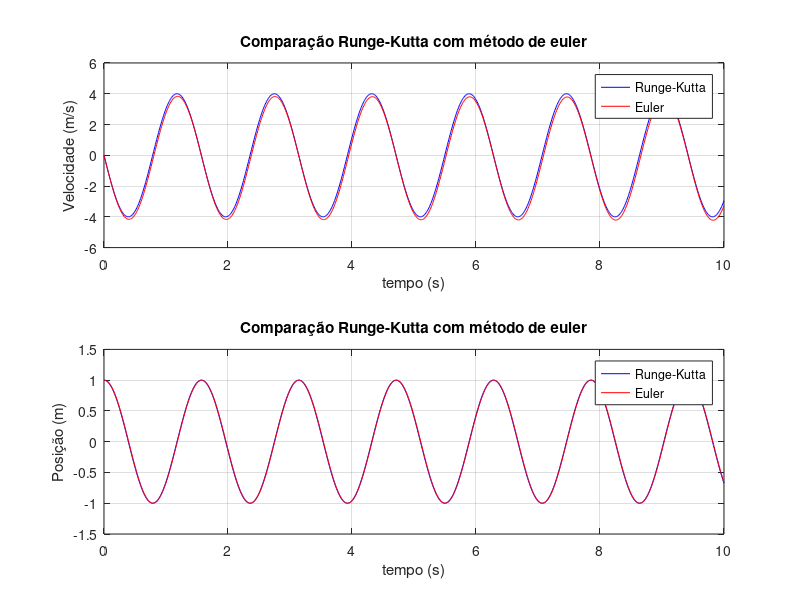
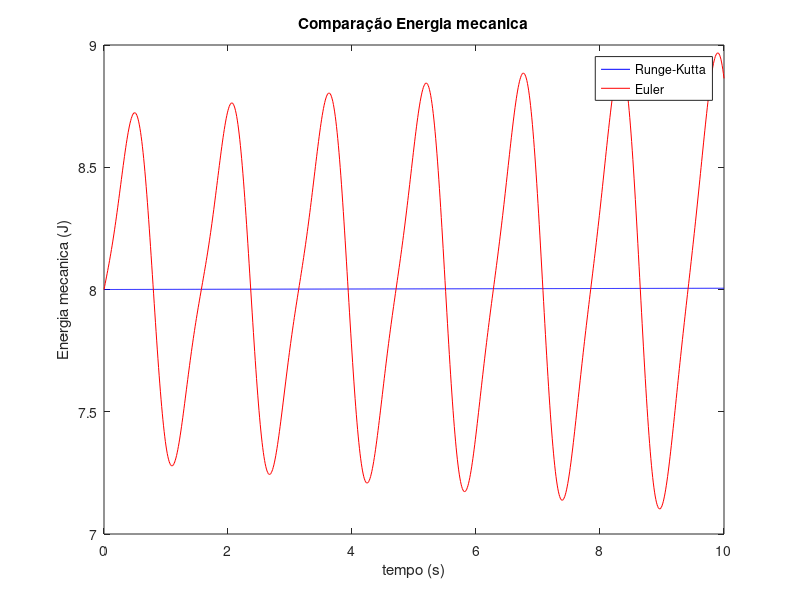

These figures' MATLAB source, in order:
%%  EX1.f

clear,clc,close all

%% CONSTANTES

h=0.01;
tf=10;      %TROCAR AQUI O TEMPO FINAL
t=0:h:tf;

k=16;
m=1;

x=[];
v=[];

x(1)=1;
v(1)=0;

%% MÉTODO DE RUNGE-KUTTA

%Equações das derivadas:  (Só é necessário colocar as equações)
fx = @(t,X,V) V;        %derivada em ordem ao tempo de x
fv = @(t,X,V) -k*X/m;   %derivada em ordem ao tempo de v

for i=1:length(t)-1
    r1x= fx(t(i),x(i),v(i));
    r1v= fv(t(i),x(i),v(i));

    r2x= fx(t(i)+h/2 , x(i)+r1x*h/2 , v(i)+r1v*h/2);
    r2v= fv(t(i)+h/2 , x(i)+r1x*h/2 , v(i)+r1v*h/2);

    x(i+1)=x(i)+ r2x*h;
    v(i+1)=v(i)+ r2v*h;
end

%% METODO DE EULER

vt=[];
xt=[];
vt(1)=0;
xt(1)=1;

for i=1:length(t)-1
    vt(i+1)=vt(i)-k*xt(i)/m*h;
    xt(i+1)=xt(i)+v(i)*h;
end

%% CALCULO DA ENERGIA MECANICA

EmR= m*v.^2*1/2+k*x.^2*1/2;   %Runge-kutta
EmE= m*vt.^2*1/2+k*xt.^2*1/2;   %Euler

%% GRÁFICOS

figure(1)
subplot(2,1,1)
plot(t,v,'b',t,vt,'r')
grid on
title('Comparação Runge-Kutta com método de euler')
xlabel('tempo (s)')
ylabel('Velocidade (m/s)')
legend('Runge-Kutta','Euler')

subplot(2,1,2)
plot(t,x,'b',t,xt,'r')
grid on
title('Comparação Runge-Kutta com método de euler')
xlabel('tempo (s)')
ylabel('Posição (m)')
legend('Runge-Kutta','Euler')

figure(2)
plot(t,EmR,'b',t,EmE,'r')
title('Comparação Energia mecanica')
xlabel('tempo (s)')
ylabel('Energia mecanica (J)')
legend('Runge-Kutta','Euler')
